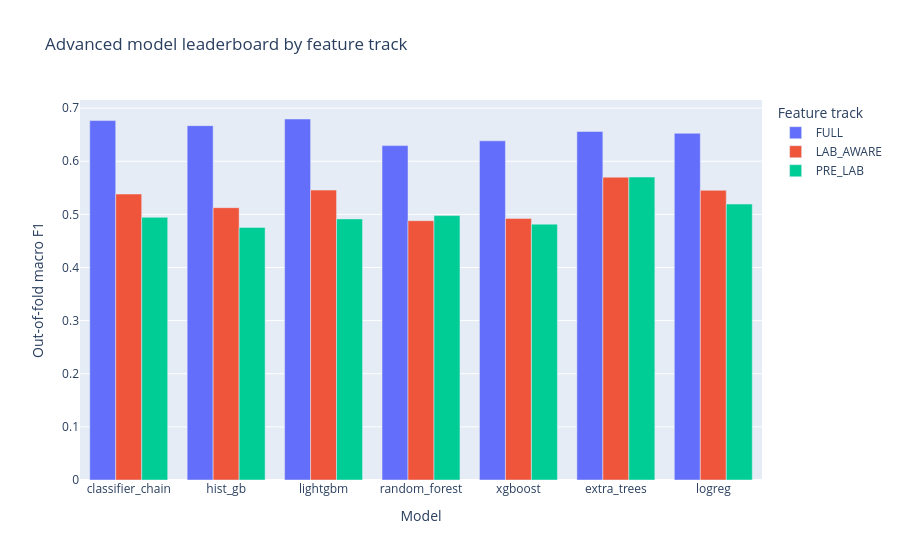

The notebook cell this image was saved under:
### Markdown cell above
# 10. Advanced Model Benchmark

The benchmark compares Logistic Regression, Random Forest, Extra Trees,
HistGradientBoosting, XGBoost, LightGBM, and a supplemental classifier chain
when available. Selection is based on out-of-fold macro PR-AUC on the training
partition, followed by evaluation on a held-out test set.

### Code cell
display(leaderboard)
px.bar(
    leaderboard,
    x="model",
    y="macro_f1",
    color="track",
    barmode="group",
    title="Advanced model leaderboard by feature track",
    labels={"model": "Model", "macro_f1": "Out-of-fold macro F1", "track": "Feature track"},
).show()
leaderboard.to_csv(FINAL_OUTPUT / "model_leaderboard.csv", index=False)

### Figure 1 — Plotly figure (JSON) as saved in the notebook; plotly's stock layout.template omitted (floating-point values rounded to 4 significant figures)
{"data": [{"alignmentgroup": "True", "hovertemplate": "Feature track=FULL<br>Model=%{x}<br>Out-of-fold macro F1=%{y}<extra></extra>", "legendgroup": "FULL", "marker": {"color": "#636efa", "pattern": {"shape": ""}}, "name": "FULL", "offsetgroup": "FULL", "orientation": "v", "showlegend": true, "textposition": "auto", "type": "bar", "x": ["classifier_chain", "hist_gb", "lightgbm", "random_forest", "xgboost", "extra_trees", "logreg"], "xaxis": "x", "y": [0.6765, 0.667, 0.6795, 0.6294, 0.6384, 0.656, 0.6526], "yaxis": "y"}, {"alignmentgroup": "True", "hovertemplate": "Feature track=LAB_AWARE<br>Model=%{x}<br>Out-of-fold macro F1=%{y}<extra></extra>", "legendgroup": "LAB_AWARE", "marker": {"color": "#EF553B", "pattern": {"shape": ""}}, "name": "LAB_AWARE", "offsetgroup": "LAB_AWARE", "orientation": "v", "showlegend": true, "textposition": "auto", "type": "bar", "x": ["classifier_chain", "xgboost", "hist_gb", "extra_trees", "random_forest", "lightgbm", "logreg"], "xaxis": "x", "y": [0.5383, 0.4924, 0.5126, 0.57, 0.4881, 0.5457, 0.5453], "yaxis": "y"}, {"alignmentgroup": "True", "hovertemplate": "Feature track=PRE_LAB<br>Model=%{x}<br>Out-of-fold macro F1=%{y}<extra></extra>", "legendgroup": "PRE_LAB", "marker": {"color": "#00cc96", "pattern": {"shape": ""}}, "name": "PRE_LAB", "offsetgroup": "PRE_LAB", "orientation": "v", "showlegend": true, "textposition": "auto", "type": "bar", "x": ["extra_trees", "xgboost", "lightgbm", "classifier_chain", "random_forest", "hist_gb", "logreg"], "xaxis": "x", "y": [0.5703, 0.4816, 0.4915, 0.4944, 0.4977, 0.4754, 0.5194], "yaxis": "y"}], "layout": {"barmode": "group", "legend": {"title": {"text": "Feature track"}, "tracegroupgap": 0}, "title": {"text": "Advanced model leaderboard by feature track"}, "xaxis": {"anchor": "y", "domain": [0.0, 1.0], "title": {"text": "Model"}}, "yaxis": {"anchor": "x", "domain": [0.0, 1.0], "title": {"text": "Out-of-fold macro F1"}}}}
